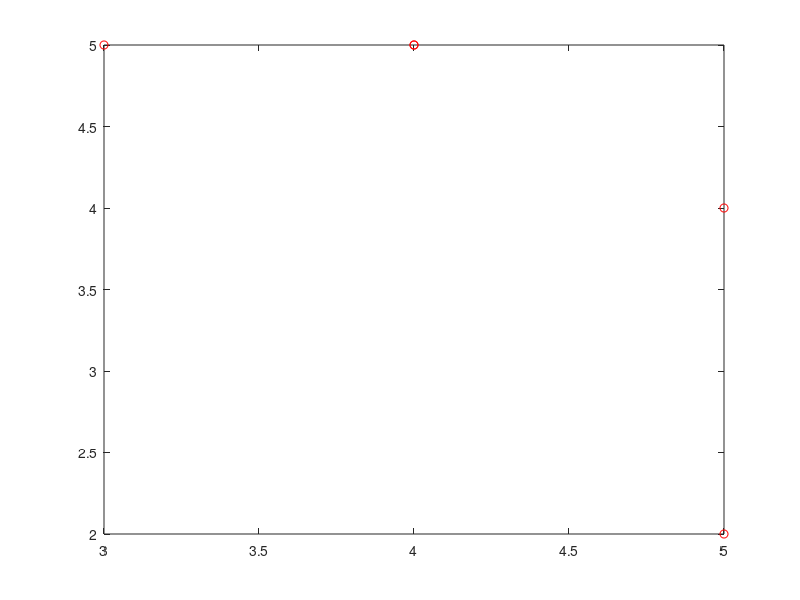

The MATLAB script that drew this image:
% /******************** Coding of Network deployment and data generation in WSN **********************************************/
% /******Written by Srijit Chowdhury, Senior Research Scholar, IIEST, Shibpur.************************************************/
% /******Copyright@2019-2021*******************************************************************************************************/
% /******Do not delete/modify upto the below comment line. You can freely use, and modify for academic purpose only.**********/
% /******Do not distribute without getting prior permission. For permission or any query email to src.dcs.dcs@gmail.com ******/
% /***************************************************************************************************************************/
clc
clear all
close all

N=input('No. of nodes: ');
L=input('Length of area: ');
tr=input('Transmission range: ');
a=sqrt(2)*tr;
nRx=ceil(L/a);
nRy=ceil(L/a);
minX=0;minY=0;maxX=0;maxY=0;

 
 count=1;
 for i=1:nRx
 minY=maxY;
 maxY=maxY+ceil(L/nRy);     
     for j=1:nRy
         minX=maxX;
         maxX=maxX+ceil(L/nRx);
         Region(count).minX=minX;
         Region(count).maxX=maxX;
         Region(count).minY=minY;
         Region(count).maxY=maxY;

     count=count+1;
     end
 minX=0;maxX=0;
 
 end

for i=1:N
    sensors(i).id=i;
    sensors(i).x=randi(L);
    sensors(i).y=randi(L);
% %     display(sensors(i).id)
% %     display(sensors(i).x)
% %     display(sensors(i).y)
     plot(sensors(i).x,sensors(i).y,'ro')
     hold on
end
fn=input('Enter file name to save id and positions of sensor nodes: ','s');
if(isempty(fn))
    fn='Network1.txt';
end
file1=fopen(fn,'wt');
for i=1:N
   fprintf(file1,'%d %d %d\r\n',sensors(i).id,sensors(i).x,sensors(i).y); 
end
fclose(file1);

dist=zeros(N);
adj_mat=zeros(N);
adj=fopen('adj_mat.txt','wt');
dnode=fopen('dist_node.txt','wt');
for i=1:N
   for j=1:N
      d=sqrt((sensors(i).x-sensors(j).x)^2 + (sensors(i).y-sensors(j).y)^2);
      dist(i,j)=d;
      if d>0 && d<=tr
         adj_mat(i,j)=1;
          
      else
         adj_mat(i,j)=0; 
      end
      fprintf(adj,'%d ',adj_mat(i,j));
      fprintf(dnode,'%.2f ',dist(i,j));
   end
   fprintf(adj,'\r\n');
   fprintf(dnode,'\r\n');
end
fclose(adj);
fclose(dnode);
 for i=1:N
     count=1;
     for j=1:nRx
         for k=1:nRy
             if(sensors(i).x>=Region(count).minX && sensors(i).x<=Region(count).maxX && sensors(i).y>=Region(count).minY && sensors(i).y<=Region(count).maxY)
                sensors(i).region=strcat(num2str(j),num2str(k));
                sensors(i).region1=count;
             end

         count=count+1;
         end
     end
 end
 
 tempLow=15; 
tempHigh=35;
 d=2;       %%%%%%%%%%%%% Degree of fluctuations in temperature within a specific region.
 
 count=1;
 for i=1:nRx
     for j=1:nRy
         minT=tempLow+rand()*(tempHigh-tempLow);
         maxT=minT+d;
         Region(count).minT=minT;
         Region(count).maxT=maxT;

         count=count+1;
     end
 end
 
 
% % temp= importdata('SyntheticDataset1.xlsx');
 filename='Dataset1.csv';
 temp=fopen(filename,'wt');  
 %using 'wt' helps clear file contents before writing
  filename='Dataset2.csv';
 temp2=fopen(filename,'wt'); 
 n1=input('Enter no. of data per node: ');
 if isempty(n1)
     n1=1000;
 end
 interval=input('Enter interval of sensor reading: ');
 if isempty(interval)
     interval=30;
 end
 
 row=1;
 for i=1:n1
     t1=datestr(now);
     t2=datevec(t1,'dd-mmm-yyyyHH:MM:SS');
     
     for j=1:N
        c=sensors(j).region1;
        tempReading=Region(c).minT+rand()*(Region(c).maxT-Region(c).minT);
        fprintf(temp,'%s %d %f\r\n',t1,sensors(j).id,tempReading);
        fprintf(temp2,'%f\n',tempReading);
         row=row+1;
     end
     pause(interval);
 end
 fclose(temp);
